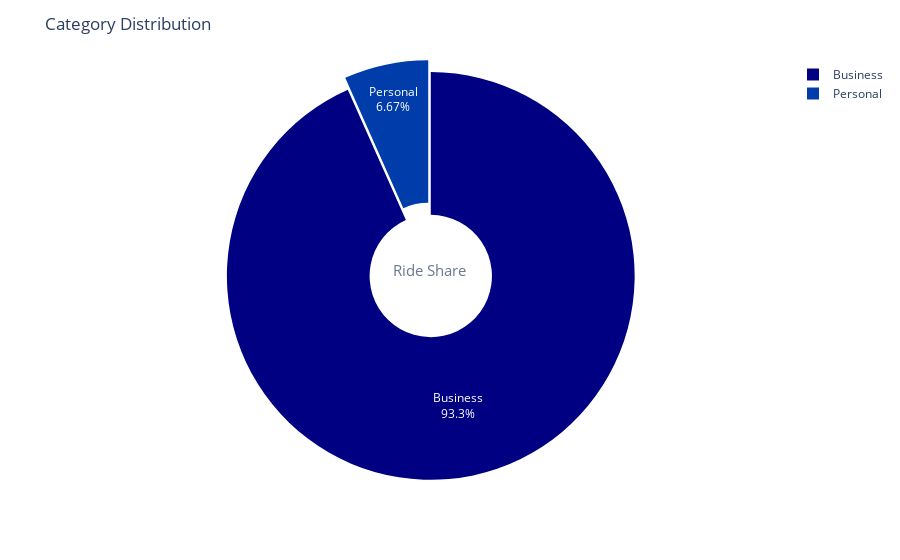

Write notebook code for a chart like this one.
### Code cell
fig = px.pie(df['category'].value_counts(), values=df['category'].value_counts().values, 
             names=df['category'].value_counts().index, 
             hole = 0.3 , 
             color_discrete_sequence = px.colors.sequential.Jet
            )

fig.update_layout(title = "Category Distribution", 
                 annotations= [dict(text = "Ride Share" , font_size = 15 , showarrow = False , opacity = 0.7)])

fig.update_traces ( pull = 0.03 , textinfo = "percent+label")
fig.show()

### Figure 1 — Plotly figure (JSON) as saved in the notebook; plotly's stock layout.template omitted (floating-point values rounded to 4 significant figures)
{"data": [{"domain": {"x": [0, 1], "y": [0, 1]}, "hole": 0.3, "hovertemplate": "label=%{label}<br>value=%{value}<extra></extra>", "labels": ["Business", "Personal"], "legendgroup": "", "name": "", "pull": 0.03, "showlegend": true, "textinfo": "percent+label", "type": "pie", "values": [1077, 77]}], "layout": {"annotations": [{"font": {"size": 15}, "opacity": 0.7, "showarrow": false, "text": "Ride Share"}], "legend": {"tracegroupgap": 0}, "margin": {"t": 60}, "piecolorway": ["rgb(0,0,131)", "rgb(0,60,170)", "rgb(5,255,255)", "rgb(255,255,0)", "rgb(250,0,0)", "rgb(128,0,0)"], "title": {"text": "Category Distribution"}}}
